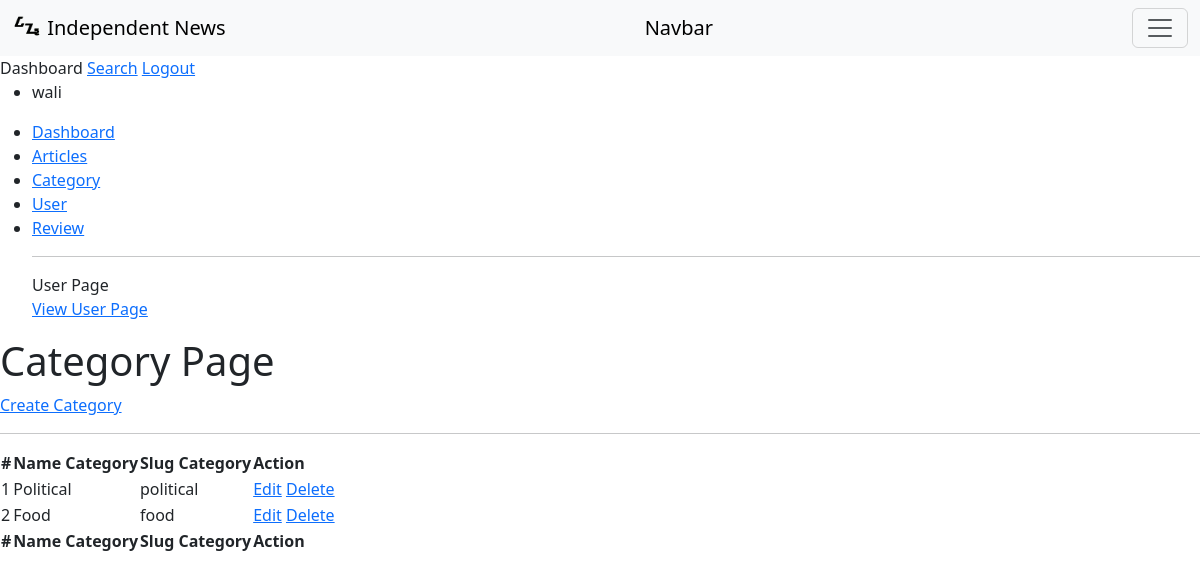
Screenshot of /pages/admin/crud/category/category.php (signed in) with the database file from the repository.
### tables this page shows
CREATE TABLE `categories` (
  `id_category` int(3) NOT NULL,
  `name_category` varchar(30) NOT NULL,
  `slug_category` varchar(30) NOT NULL
);

### pages/admin/crud/category/category.php (the view, shortened to what this page needs)
<!DOCTYPE html>
<html lang="en">
<head>
    <link href="https://cdn.jsdelivr.net/npm/bootstrap@5.3.0-alpha3/dist/css/bootstrap.min.css" rel="stylesheet">
    <link rel="stylesheet" href="https://cdn.jsdelivr.net/npm/bootstrap-icons@1.10.5/font/bootstrap-icons.css">
</head>
<body>
    <nav>
        <nav>
            <nav class="navbar bg-light">
                <div class="container-fluid">
                    <a class="navbar-brand" href="#">
                        <img src="..\..\..\..\img\logo\logo_nb.png" alt="Logo" width="30" height="24" class="d-inline-block align-text-top">
                        Independent <span>News</span>
                    </a>
                    <a class="navbar-brand" href="#">Navbar</a>
                    <button class="navbar-toggler" type="button" data-bs-toggle="collapse" data-bs-target="#navbarNav" aria-controls="navbarNav" aria-expanded="false" aria-label="Toggle navigation">
                        <span class="navbar-toggler-icon"></span>
                    </button>
            </nav>
            <div>
                <span>Dashboard</span>
                <a href="#">Search</a>
                <a href="../../../../auth/logout.php">Logout</a>
            </div>
        </nav>
        <section>
            <div>
                <ul>
                    <li><?php echo $_SESSION['username']; ?></li>
                </ul>
                <ul>
                    <li><a href="../../index.php">Dashboard</a></li>
                    <li><a href="../article/article.php">Articles</a></li>
                    <li><a href="category.php">Category</a></li>
                    <li><a href="../user/user.php">User</a></li>
                    <li><a href="../review/review.php">Review</a></li>
                    <hr size="2px" color="black">
                    <span>User Page</span> <br>
                    <a href="../../../user/index.php">View User Page</a>
                </ul>
            </div>
        </section>
        <section>
            <h1>Category Page</h1>
            <div>
                <a href="create.php">Create Category</a>
                <hr>
                <table>
                    <tr>
                        <th>#</th>
                        <th>Name Category</th>
                        <th>Slug Category</th>
                        <th>Action</th>
                    </tr>
                    <?php
                    include "../../../../connection/connection.php";
                    $data = mysqli_query($con, "select * from categories");
                    $no = 1;
                    while ($d = mysqli_fetch_array($data)) {
                    ?>
                        <tr>
                            <td><?php echo $no++; ?></td>
                            <td>
                                <?php echo $d['name_category']; ?>
                            </td>
                            <td>
                                <?php echo $d['slug_category']; ?>
                            </td>
                            <td>
                                <a href="update.php?slug=<?php echo $d['slug_category']; ?>">Edit</a>
                                <a href="delete.php?slug=<?php echo $d['slug_category']; ?>">Delete</a>
                            </td>
                        </tr>
                    <?php } ?>
                    <tr>
                        <th>#</th>
                        <th>Name Category</th>
                        <th>Slug Category</th>
                        <th>Action</th>
                    </tr>
                </table>
            </div>
        </section>
</body>
</html>

### rows the page displays
categories: name_category "Political", slug_category "political"
categories: name_category "Food", slug_category "food"

### other values shown
$_SESSION['username'] "wali"
